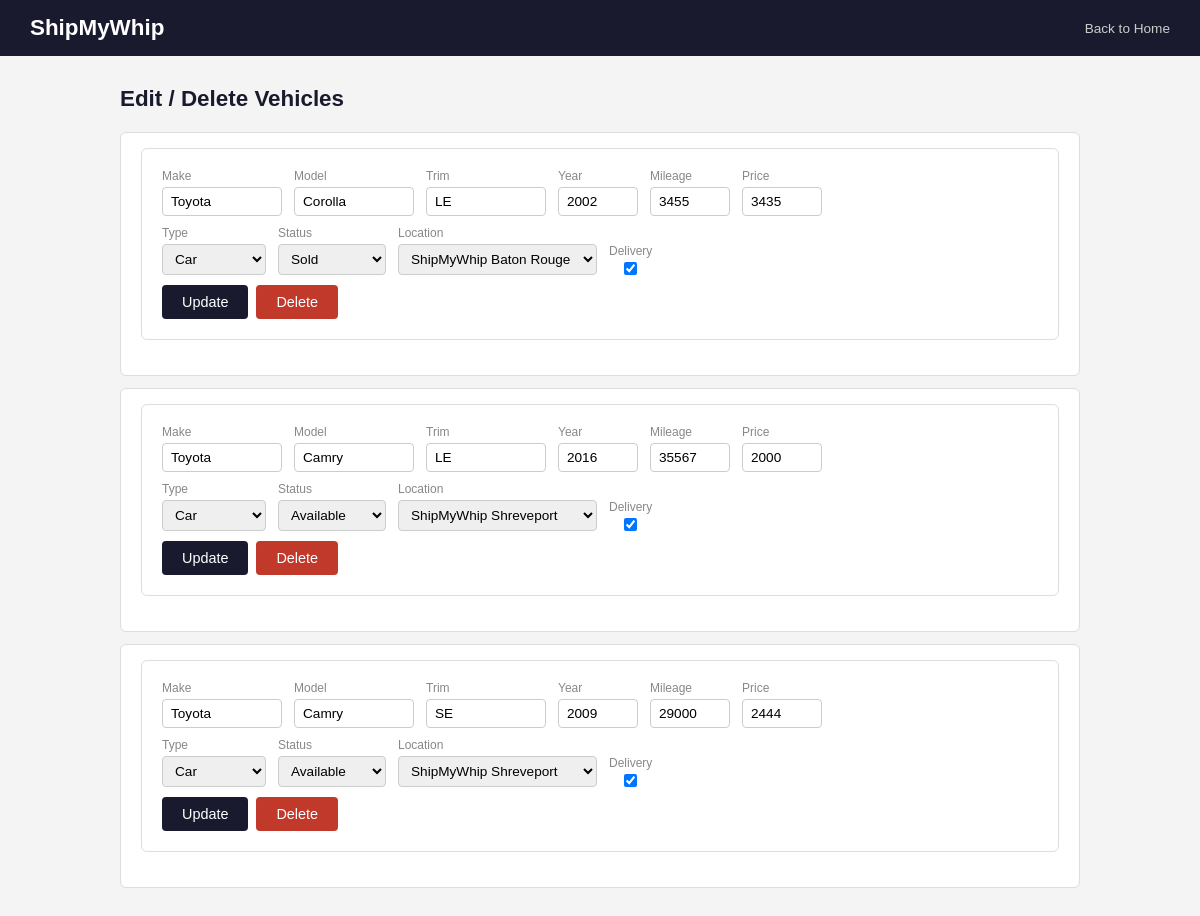
The page /pages/edit_vehicle.php (signed in) on the database its author committed.
### tables this page shows
CREATE TABLE `vehicle` (
  `vehicle_id` int(11) NOT NULL,
  `make` varchar(255) DEFAULT NULL,
  `model` varchar(255) DEFAULT NULL,
  `trim` varchar(255) DEFAULT NULL,
  `year` int(11) DEFAULT NULL,
  `mileage` int(11) DEFAULT NULL,
  `price` decimal(10,0) DEFAULT NULL,
  `type` varchar(255) DEFAULT NULL,
  `status` varchar(255) DEFAULT NULL,
  `deliver` tinyint(1) DEFAULT NULL,
  `location_id` int(11) DEFAULT NULL
);

CREATE TABLE `location` (
  `location_id` int(11) NOT NULL,
  `name` varchar(255) DEFAULT NULL,
  `address` varchar(255) DEFAULT NULL,
  `city` varchar(255) DEFAULT NULL,
  `state` varchar(255) DEFAULT NULL
);

### pages/edit_vehicle.php (the view, shortened to what this page needs)
<?php
require '../config/database.php';
$locations = $pdo->query("SELECT location_id, name FROM LOCATION")->fetchAll();
$vehicles = $pdo->query("SELECT v.*, l.name AS location_name FROM VEHICLE v JOIN LOCATION l ON v.location_id = l.location_id")->fetchAll();
?>
<!DOCTYPE html>
<html>
<head>
  <link rel="stylesheet" href="../style.css">
</head>
<body>
<header><h1>ShipMyWhip</h1><a href="../index.php">Back to Home</a></header>
<div class="container">
  <h2>Edit / Delete Vehicles</h2>
  <?php foreach ($vehicles as $v): ?>
  <div class="vehicle-form">
    <form method="POST">
      <div class="row">
        <div class="field md">
          <label>Make</label>
          <input type="text" name="make" value="<?php echo $v['make']; ?>">
        </div>
        <div class="field md">
          <label>Model</label>
          <input type="text" name="model" value="<?php echo $v['model']; ?>">
        </div>
        <div class="field md">
          <label>Trim</label>
          <input type="text" name="trim" value="<?php echo $v['trim']; ?>">
        </div>
        <div class="field sm">
          <label>Year</label>
          <input type="number" name="year" value="<?php echo $v['year']; ?>">
        </div>
        <div class="field sm">
          <label>Mileage</label>
          <input type="number" name="mileage" value="<?php echo $v['mileage']; ?>">
        </div>
        <div class="field sm">
          <label>Price</label>
          <input type="number" step="0.01" name="price" value="<?php echo $v['price']; ?>">
        </div>
      </div>
      <div class="row">
        <div class="field">
          <label>Type</label>
          <select name="type">
            <option value="car"        <?php echo $v['type']=='car'?'selected':''; ?>>Car</option>
          </select>
        </div>
        <div class="field">
          <label>Status</label>
          <select name="status">
            <option value="available"   <?php echo $v['status']=='available'?'selected':''; ?>>Available</option>
            <option value="sold"        <?php echo $v['status']=='sold'?'selected':''; ?>>Sold</option>
          </select>
        </div>
        <div class="field">
          <label>Location</label>
          <select name="location_id">
            <?php foreach ($locations as $loc): ?>
              <option value="<?php echo $loc['location_id']; ?>" <?php echo $v['location_id']==$loc['location_id']?'selected':''; ?>><?php echo $loc['name']; ?></option>
            <?php endforeach; ?>
          </select>
        </div>
        <div class="field" style="justify-content:flex-end;">
          <label>Delivery</label>
          <input type="checkbox" name="deliver" style="width:auto; margin:0;" <?php echo $v['deliver']?'checked':''; ?>>
        </div>
      </div>
      <div class="actions">
        <input type="submit" name="update" value="Update">
        <input type="submit" name="delete" value="Delete" class="danger" onclick="return confirm('Are you sure?')">
      </div>
    </form>
  </div>
  <?php endforeach; ?>
</div>
</body>
</html>

### style.css (style rules this page uses)
* { box-sizing: border-box; margin: 0; padding: 0; }
body { font-family: Arial, sans-serif; background: #f4f4f4; color: #333; }
header { background: #1a1a2e; color: white; padding: 15px 30px; display: flex; align-items: center; justify-content: space-between; }
header h1 { font-size: 1.4rem; }
header a { color: #ccc; text-decoration: none; font-size: 0.85rem; }
.container { max-width: 1000px; margin: 30px auto; padding: 0 20px; }
h2 { margin-bottom: 20px; font-size: 1.4rem; color: #1a1a2e; }
form { background: white; padding: 20px; border-radius: 6px; border: 1px solid #ddd; margin-bottom: 20px; }
form label, form input[type="text"], form input[type="password"], form input[type="email"], form input[type="number"], form input[type="date"], form input[type="month"], form select { display: block; width: 100%; margin-bottom: 12px; }
form input[type="text"], form input[type="password"], form input[type="email"], form input[type="number"], form input[type="date"], form input[type="month"], form select { padding: 8px 10px; border: 1px solid #ccc; border-radius: 4px; font-size: 0.95rem; }
form input[type="checkbox"] { margin-bottom: 12px; }
input[type="submit"], button { background: #1a1a2e; color: white; border: none; padding: 9px 20px; border-radius: 4px; cursor: pointer; font-size: 0.9rem; }
input[type="submit"].danger { background: #c0392b; }

### pages/edit_vehicle.php (style rules this page uses)
.vehicle-form { background: white; border: 1px solid #ddd; border-radius: 6px; padding: 15px 20px; margin-bottom: 12px; }
.vehicle-form .row { display: flex; flex-wrap: wrap; gap: 12px; align-items: flex-end; margin-bottom: 10px; }
.vehicle-form .field { display: flex; flex-direction: column; gap: 4px; }
.vehicle-form .field label { font-size: 0.75rem; color: #888; width: auto; margin: 0; }
.vehicle-form .field input, .vehicle-form .field select { width: auto; margin: 0; padding: 6px 8px; font-size: 0.85rem; }
.vehicle-form .field.sm input { width: 80px; }
.vehicle-form .field.md input { width: 120px; }
.vehicle-form .actions { display: flex; gap: 8px; margin-top: 5px; }

### rows shown on the page
vehicle: make "Toyota", model "Corolla", trim "LE", year "2002", mileage "3455", price "3435", type "Car", status "Sold", location_id "ShipMyWhip Baton Rouge", deliver "☑"
vehicle: make "Toyota", model "Camry", trim "LE", year "2016", mileage "35567", price "2000", type "Car", status "Available", location_id "ShipMyWhip Shreveport", deliver "☑"
vehicle: make "Toyota", model "Camry", trim "SE", year "2009", mileage "29000", price "2444", type "Car", status "Available", location_id "ShipMyWhip Shreveport", deliver "☑"
